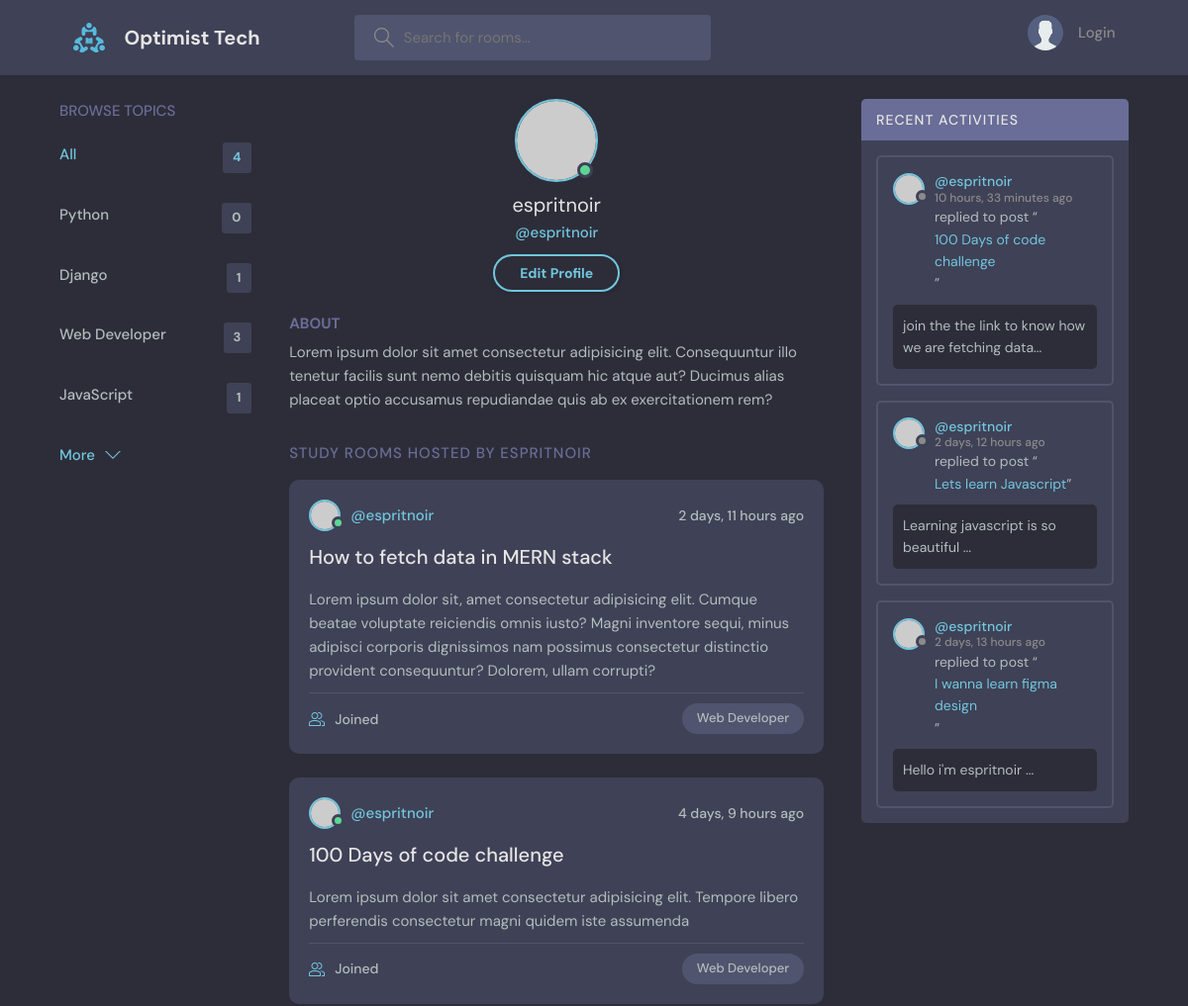
Before: /user-profile/1/ (upper part) with the older database file.
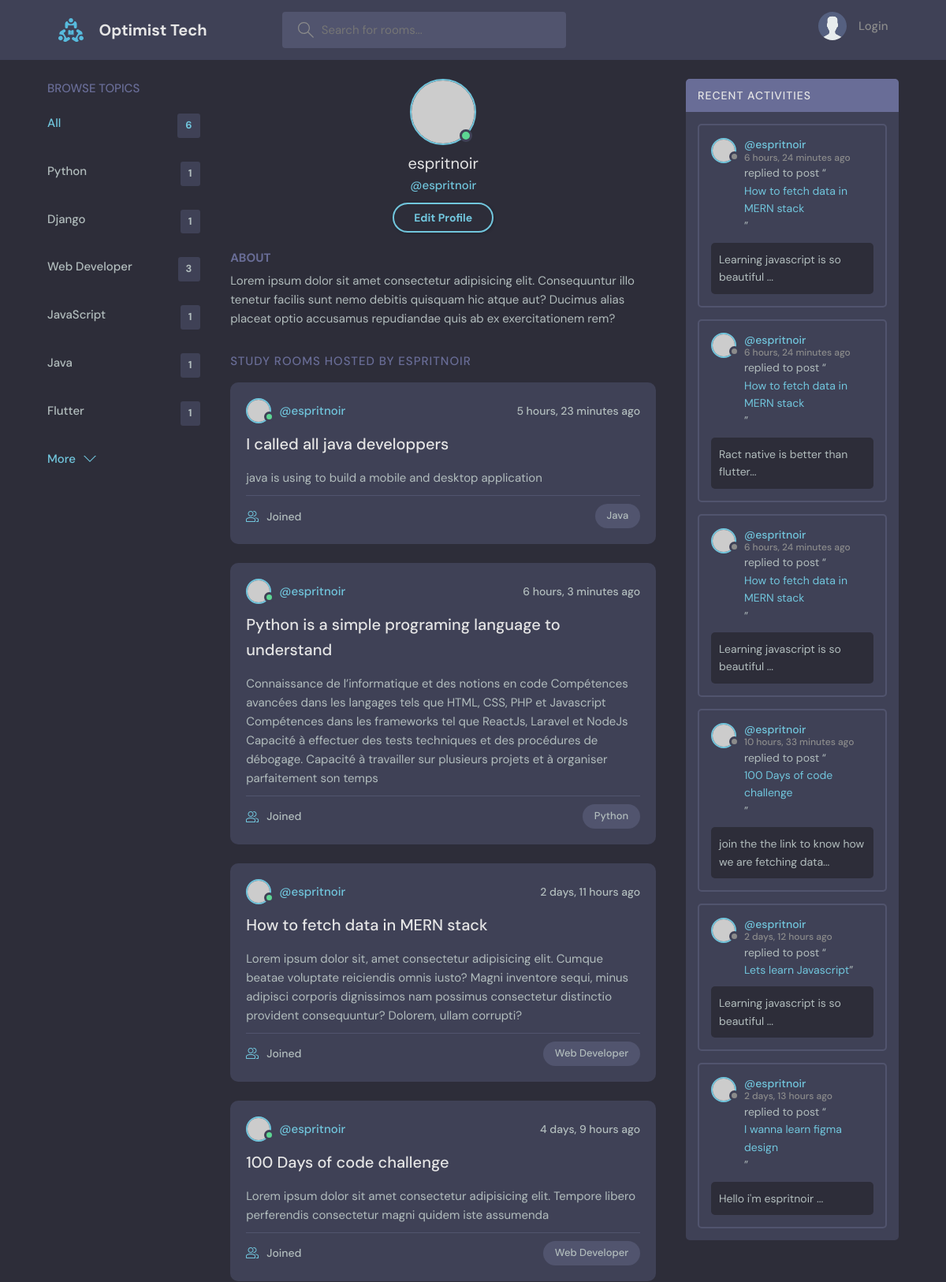
After: the same page with the newer database file.
### base/models.py (models this page shows, shortened)
class Topic(models.Model):
    name = models.CharField(max_length=200)

class Room(models.Model):
    host = models.ForeignKey(User, on_delete=models.SET_NULL, null=True)
    topic = models.ForeignKey(Topic, on_delete=models.SET_NULL, null=True)
    name = models.CharField(max_length=200)
    description = models.TextField(null=True, blank=True)
    participants = models.ManyToManyField(User, related_name='participants', blank=True)
    updated = models.DateTimeField(auto_now=True)
    created = models.DateTimeField(auto_now_add=True)
    class Meta:
        ordering = ['-updated', '-created']

class Message(models.Model):
    user = models.ForeignKey(User, on_delete=models.CASCADE)
    room = models.ForeignKey(Room, on_delete=models.CASCADE)
    body = models.TextField()
    updated = models.DateTimeField(auto_now=True)
    created = models.DateTimeField(auto_now_add=True)
    class Meta:
        ordering = ['-updated', '-created']
    def __str__(self) -> str:
        return self.body[0:50]

### base/views.py (the view)
# urls.py: path('user-profile/<str:pk>/', views.userProfile, name="user-profile"),
def userProfile(request, pk):
    user = User.objects.get(id=pk)
    rooms = user.room_set.all()
    topics = Topic.objects.all()
    room_messages = user.message_set.all()
    context = {'user': user, 'rooms': rooms, 'room_messages': room_messages, 'topics': topics}
    return render(request, 'base/profile.html', context)

### base/templates/base/profile.html
{% extends 'main.html' %} {% block content %}
  <main class="profile-page layout layout--3">
    <div class="container">
      {% include 'base/topics_component.html' %}
      <div class="roomList">
        <div class="profile">
          <div class="profile__avatar">
            <div class="avatar avatar--large active">
              <img src="https://randomuser.me/api/portraits/men/11.jpg" />
            </div>
          </div>
          <div class="profile__info">
            <h3>{{ user.username }}</h3>
            <p>@{{ user.username }}</p>
            <a href="edit-user.html" class="btn btn--main btn--pill">Edit Profile</a>
          </div>
          <div class="profile__about">
            <h3>About</h3>
            <p>
              Lorem ipsum dolor sit amet consectetur adipisicing elit. Consequuntur illo tenetur
              facilis sunt nemo debitis quisquam hic atque aut? Ducimus alias placeat optio
              accusamus repudiandae quis ab ex exercitationem rem?
            </p>
          </div>
        </div>
        <div class="roomList__header">
          <div>
            <h2>Study Rooms Hosted by {{ user.username }}</a>
            </h2>
          </div>
        </div>
        {% include 'base/feed_component.html' %}
      </div>
      {% include 'base/activity_component.html' %}
    </div>
  </main>
{% endblock %}}

### base/templates/base/topics_component.html
<div class="topics">
  <div class="topics__header">
    <h2>Browse Topics</h2>
  </div>
  <ul class="topics__list">
    <li>
      <a href="{% url 'home' %}" class="active"
        >All <span>{{topics.count}}</span></a
      >
    </li>
    {% for topic in topics %}
    <li>
      <a href="{% url 'home' %}?q={{topic.name}}"
        >{{topic.name}}<span>{{topic.room_set.all.count}}</span></a
      >
    </li>
    {% endfor %}
  </ul>
  <a class="btn btn--link" href="topics.html">
    More
    <svg
      version="1.1"
      xmlns="http://www.w3.org/2000/svg"
      width="32"
      height="32"
      viewBox="0 0 32 32"
    >
      <title>chevron-down</title>
      <path d="M16 21l-13-13h-3l16 16 16-16h-3l-13 13z"></path>
    </svg>
  </a>
</div>

### base/templates/base/feed_component.html (shortened to what this page needs)
{% for room in rooms %}
<div class="roomListRoom">
  <div class="roomListRoom__header">
    <a
      href="{% url 'user-profile' room.host.id %}"
      class="roomListRoom__author"
    >
      <div class="avatar avatar--small active">
        <img src="https://randomuser.me/api/portraits/men/11.jpg" />
      </div>
      <span>@{{room.host.username}}</span>
    </a>
    <div class="roomListRoom__actions">
      <span>{{room.created | timesince}} ago</span>
    </div>
  </div>
  <div class="roomListRoom__content">
    <a href="{% url 'room' room.id %}">{{ room.name }}</a>
    <p>{{room.description}}</p>
  </div>
  <div class="roomListRoom__meta">
    <a class="roomListRoom__joined">
      {{room.participants.user}} Joined
    </a>
    <p class="roomListRoom__topic">{{room.topic.name}}</p>
  </div>
</div>
{% endfor %}

### base/templates/base/activity_component.html (shortened to what this page needs)
<div class="activities">
  <div class="activities__header">
    <h2>Recent Activities</h2>
  </div>
  {% for message in room_messages %}
  <div class="activities__box">
    <div class="activities__boxHeader roomListRoom__header">
      <a
        href="{% url 'user-profile' message.user.id %}"
        class="roomListRoom__author"
      >
        {% if request.user == message.user %}
        <div class="avatar avatar--small active">
          <img src="https://randomuser.me/api/portraits/women/11.jpg" />
        </div>
        {% else %}
        <div class="avatar avatar--small">
          <img src="https://randomuser.me/api/portraits/women/11.jpg" />
        </div>
        {% endif %}
        <p>
          @{{message.user.username }}
          <span>{{message.created | timesince}} ago</span>
        </p>
      </a>
    </div>
    <div class="activities__boxContent">
      <p>replied to post “ <a href="{% url 'room' message.room.id %}">{{message.room.name}}</a>”</p>
      <div class="activities__boxRoomContent">{{message}}...</div>
    </div>
  </div>
  {% endfor %}
</div>

Changed rows visible on the page:
computed for Topic "Python": room_set.all.count "0" → "1"
added Topic: name "Java", room_set.all.count "1"
added Topic: name "Flutter", room_set.all.count "1"
added Room: host.username "espritnoir", created "5 hours, 23 minutes", name "I called all java developpers", description "java is using to build a mobile and desktop application", topic.name "Java"
added Room: host.username "espritnoir", created "6 hours, 3 minutes", name "Python is a simple programing language to understand", description "Connaissance de l’informatique et des notions en code Compétences avancées dans les langages tels que HTML, CSS, PHP et Javascript Compétences dans les frameworks tel que ReactJs, Laravel et NodeJs Capacité à effectuer des tests techniques et des procédures de débogage. Capacité à travailler sur plusieurs projets et à organiser parfaitement son temps", topic.name "Python"
added Message: user.username "espritnoir", created "6 hours, 24 minutes", room.name "How to fetch data in MERN stack", body "Learning javascript is so beautiful"
added Message: user.username "espritnoir", created "6 hours, 24 minutes", room.name "How to fetch data in MERN stack", body "Ract native is better than flutter"
added Message: user.username "espritnoir", created "6 hours, 24 minutes", room.name "How to fetch data in MERN stack", body "Learning javascript is so beautiful"
Other visible differences:
{{ topics.count }}: "4" → "6"
